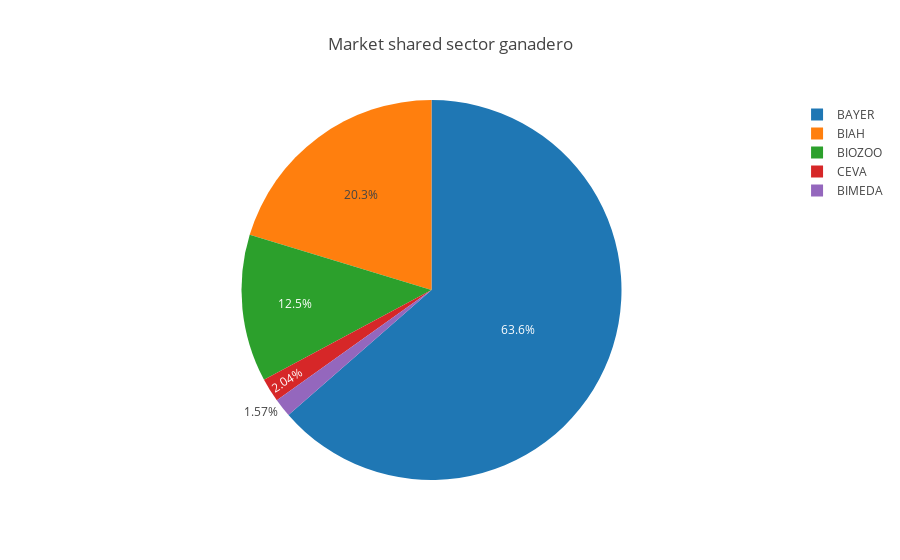

This figure's notebook cell:
### Code cell
trace0 = go.Pie(labels=sector.index, values=sector["VENTAS"])
# Define the data array
data = [trace0]

# Set the title
layout = {'title': 'Market shared sector ganadero'}

#Create a figure and plto it
fig = go.Figure(data = data, layout = layout)
iplot(fig, show_link = False)

### Figure 1 — Plotly figure (JSON) as saved in the notebook; plotly's stock layout.template omitted (floating-point values rounded to 4 significant figures)
{"data": [{"labels": ["BAYER", "BIAH", "BIOZOO", "CEVA", "BIMEDA"], "type": "pie", "uid": "41585284-8642-49bd-9464-631a91c44868", "values": [473100000.0, 151200000.0, 93100000.0, 15170000.0, 11700000.0]}], "layout": {"title": {"text": "Market shared sector ganadero"}}}
